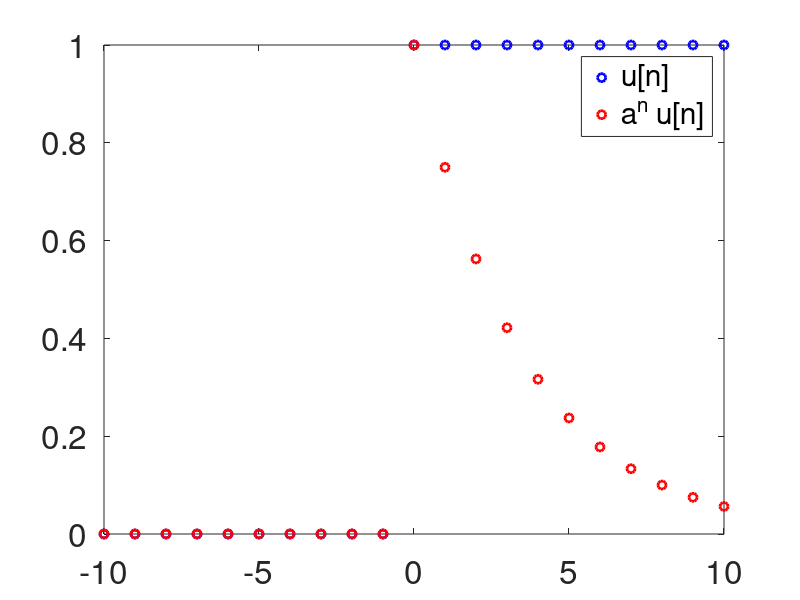
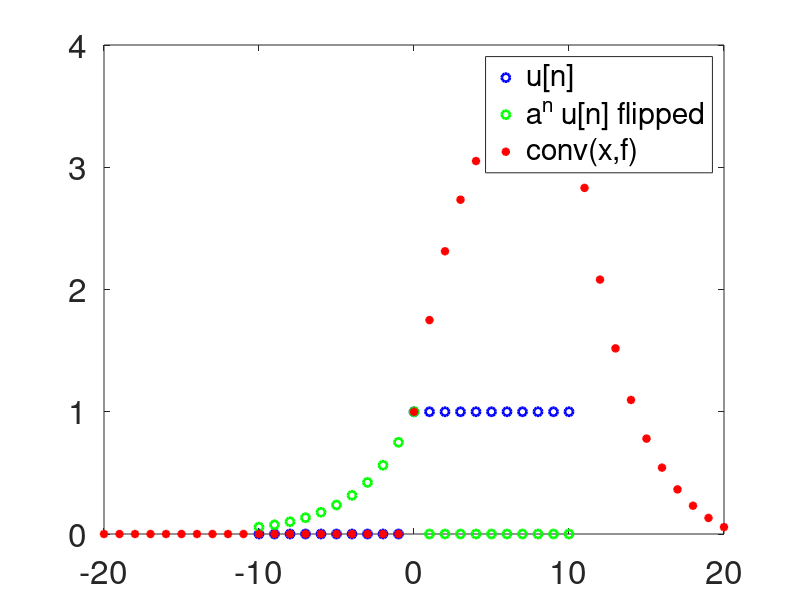
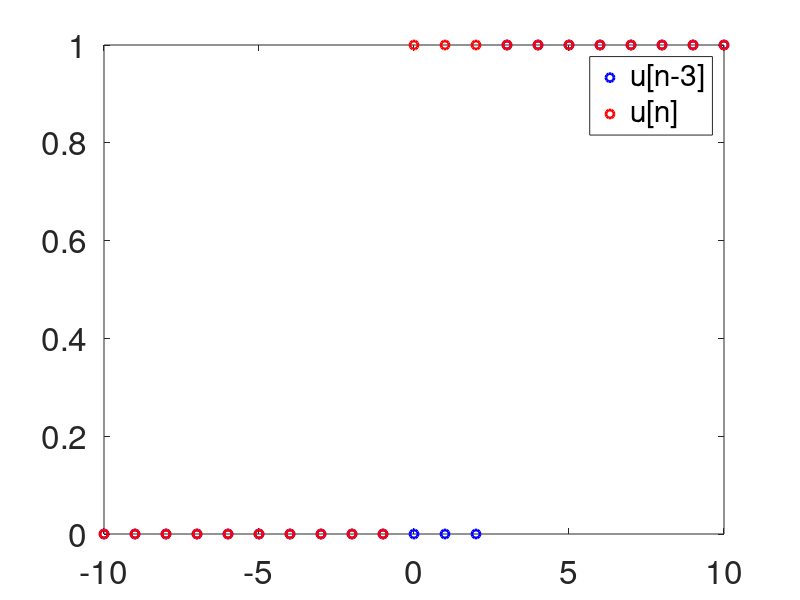
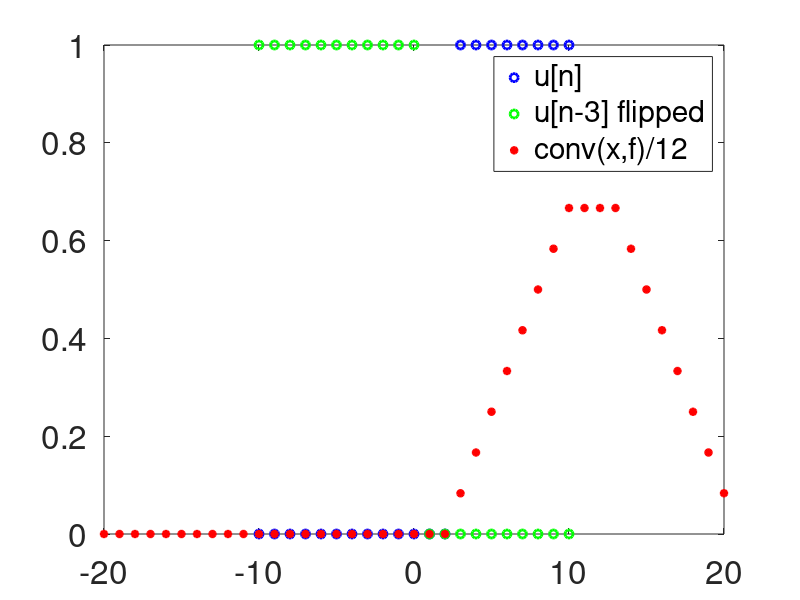

These charts were generated, in order, by the following MATLAB code:
clc
clear
close all

u = @(n) 1.0*(n>=0);
d = @(n) 1.0*(n==0);
n = -10:10;
m = -20:20;
a = .75;
f = @(n) a.^n.*u(n);

h = conv(u(n), f(n));

h1 = figure;
hold on;
box on;
plot(n, u(n), 'bo', 'LineWidth', 2)
plot(n, f(n), 'ro', 'LineWidth', 2)
legend({'u[n]', 'a^n u[n]'})
set(gca, 'fontsize', 24)

h2 = figure;
hold on;
box on;
plot(n, u(n), 'bo', 'LineWidth', 2)
plot(n, f(-n), 'go', 'LineWidth', 2)
plot(m, h, 'r*', 'LineWidth', 2)
legend({'u[n]', 'a^n u[n] flipped','conv(x,f)'},'Location','best')
set(gca, 'fontsize', 24)

saveas(h1,'eps/conv_00.eps','eps2c')
saveas(h2,'eps/conv_01.eps','eps2c')


d = 3;
h = conv(u(n), u(n-d));

h3 = figure;
hold on;
box on;
plot(n, u(n-d), 'bo', 'LineWidth', 2)
plot(n, u(n), 'ro', 'LineWidth', 2)
legend({'u[n-3]', 'u[n]'})
set(gca, 'fontsize', 24)

h4 = figure;
hold on;
box on;
plot(n, u(n-d), 'bo', 'LineWidth', 2)
plot(n, u(-n), 'go', 'LineWidth', 2)
plot(m, h/12, 'r*', 'LineWidth', 2)
legend({'u[n]', 'u[n-3] flipped','conv(x,f)/12'},'Location','best')
set(gca, 'fontsize', 24)

saveas(h3,'eps/conv_02.eps','eps2c')
saveas(h4,'eps/conv_03.eps','eps2c')
